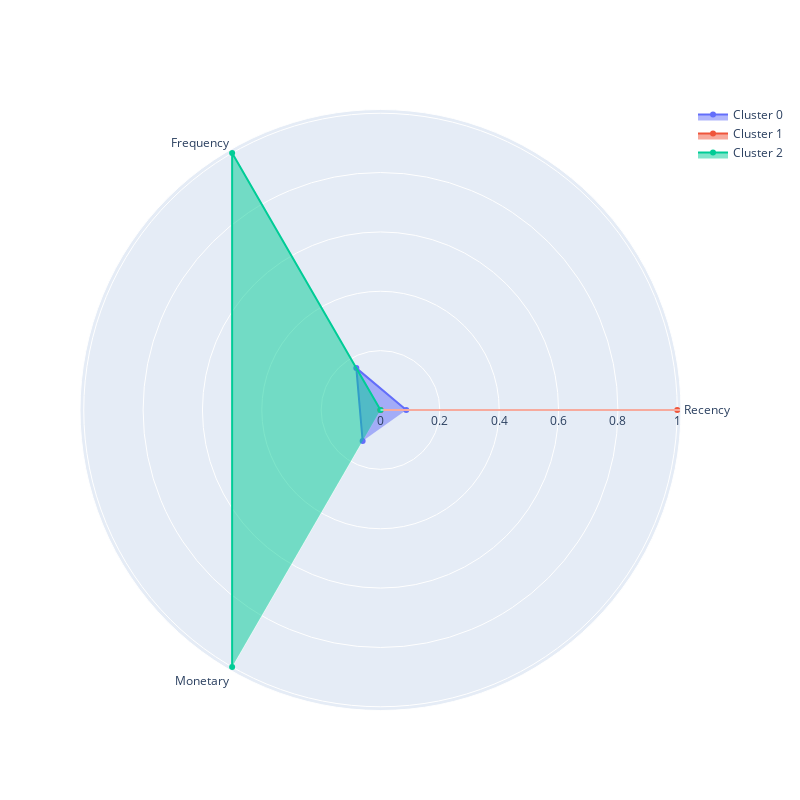

Write notebook code for a chart like this one.
### Code cell
# выводим полярную диаграмму и RFM-таблицу, сгруппированную по средним значениям в кластерах
rfm_table_groupped_cluster = rfm_table.groupby(['cluster']).agg({
    'Recency':'mean',
    'Frequency':'mean',
    'Monetary':'mean'
})

fig = plot_cluster_profile(rfm_table_groupped_cluster, 3)
display(rfm_table_groupped_cluster)

fig.write_html("plotly/diagram_3.html")
fig.write_image('plotly/img_3.svg')

### Figure 1 — Plotly figure (JSON) as saved in the notebook; plotly's stock layout.template omitted (floating-point values rounded to 4 significant figures)
{"data": [{"fill": "toself", "name": "Cluster 0", "r": [0.08682, 0.1629, 0.1204], "theta": ["Recency", "Frequency", "Monetary"], "type": "scatterpolar"}, {"fill": "toself", "name": "Cluster 1", "r": [1.0, 0, 0], "theta": ["Recency", "Frequency", "Monetary"], "type": "scatterpolar"}, {"fill": "toself", "name": "Cluster 2", "r": [0, 1, 1.0], "theta": ["Recency", "Frequency", "Monetary"], "type": "scatterpolar"}], "layout": {"autosize": false, "height": 800, "showlegend": true, "width": 800}}
